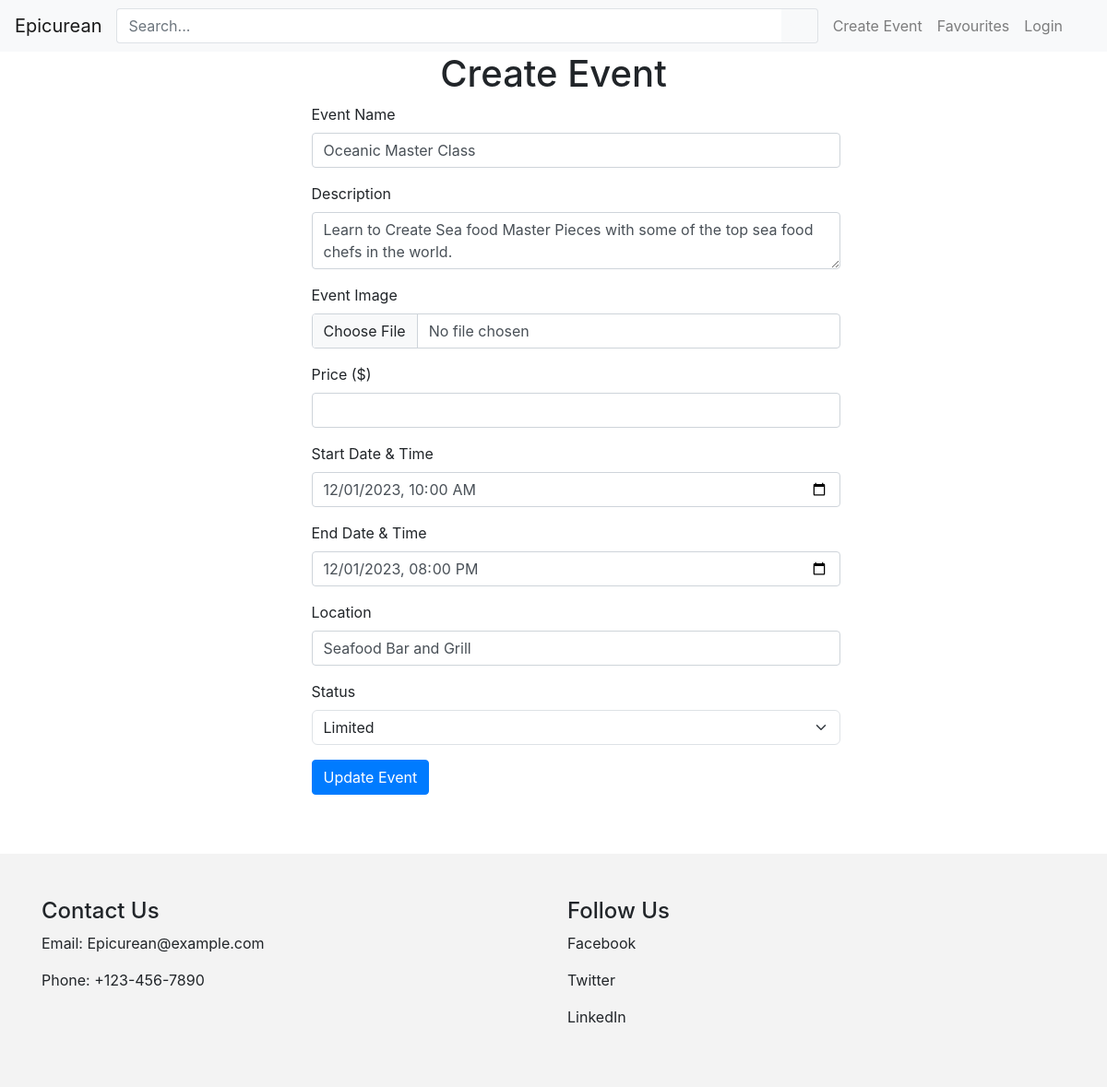
/events/update/2, run on the app's committed database.
### website/models.py (models this page shows)
class Event(db.Model):
    __tablename__ = 'events'
    eventid = db.Column(db.Integer, primary_key=True)
    name = db.Column(db.String(80))
    description = db.Column(db.String(200))
    image = db.Column(db.String(400))
    ticketPrice = db.Column(db.String(3))
    status = db.Column(db.String(20))
    created_at = db.Column(db.DateTime, default=datetime.now())
    startdate = db.Column(db.DateTime)
    enddate = db.Column(db.DateTime)
    Dietary = db.Column(db.String(80))
    Theme = db.Column(db.String(80))
    SkillLevel = db.Column(db.String(80))
    location = db.Column(db.String(100))
    userid = db.Column(db.String(80))
    comments = db.relationship('Comment', backref='event')

### website/events.py (the view, shortened to what this page needs)
@login_required
@eventbp.route('/update/<id>', methods=['GET', 'POST'])
def update_event(id):
  event = db.session.query(Event).get(id)
  form = EventUpdateForm(obj=event)
  return render_template('events/update.html', form=form)

### website/forms.py
class EventUpdateForm(FlaskForm):
    name = StringField('Event Name', validators=[InputRequired()])
    description = TextAreaField('Description', validators=[InputRequired()])
    image = FileField('Event Image', validators=[
        FileRequired(message='Image cannot be empty'),
        FileAllowed(ALLOWED_FILE, message='Only supports PNG, JPG, png, jpg')])
    price = IntegerField('Price ($)',  validators=[InputRequired()])
    startdate = StringField('Start Date & Time', validators=[InputRequired()], widget=widgets.Input(input_type='datetime-local'))
    enddate = StringField('End Date & Time', validators=[InputRequired()],widget=widgets.Input(input_type='datetime-local'))
    location = StringField('Location', validators=[InputRequired()])
    status = SelectField('Status', validators=[InputRequired()], choices=[('Active', 'Active'), ('Limited', 'Limited'), ('Sold Out', 'Sold Out'), ('Canceled', 'Canceled')])
    submit = SubmitField("Update Event")

### website/templates/events/update.html (shortened to what this page needs)
{% extends 'base.html' %}
{% block style %}
<link rel="stylesheet" type="text/css" href="{{ url_for('static', filename='css/events.css') }}">
{% endblock %}
{% from 'bootstrap5/form.html' import render_form %}
{% block content %}
<div class="row justify-content-center">
    <div class="col-md-6">
        <h1 class="text-center">Create Event</h1>
    </div>
<div class="row justify-content-center">
    <div class="formdiv col-md-6 ms-5 ">
        {{render_form(form)}}
    </div>
</div>
{% endblock %}

### website/static/css/base.css (style rules this page uses)
html { height: 100%; }
body { min-height: 100%; display: flex; flex-direction: column; }

### data on the page
Event: name "Oceanic Master Class", description "Learn to Create Sea food Master Pieces with some of the top sea food chefs in the world.", startdate "12/01/2023 10:00", enddate "12/01/2023 20:00", location "Seafood Bar and Grill", status "Limited"
